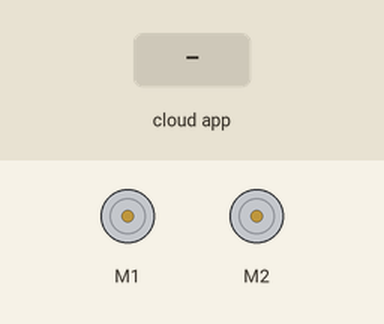
Recording of a sketch running on a simulated Arduino Uno, built with avr-gcc and run on an emulated ATmega328P. On the bench: 2 × DC motor (green arrow = forward, orange = backward, longer = faster). The inputs (shaded band) are chosen by the test bench. The ROS host is connected and sends only what is stated.

Above: at 1.8 s.
1.9 s: the phone or cloud app sets linear.x to -100
At 2.4 s:
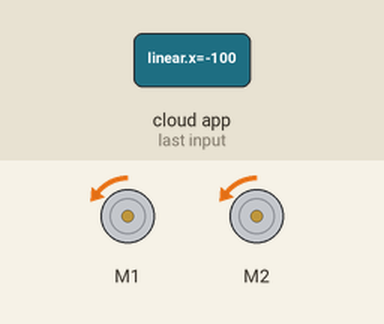
3.5 s: the phone or cloud app sets angular.z to -100
At 4.0 s:
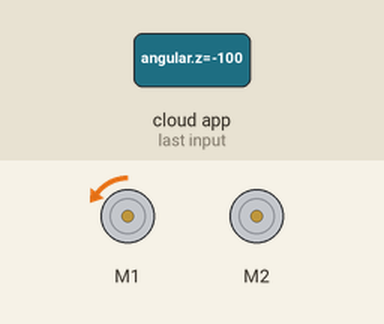
5.0 s: the phone or cloud app sets linear.x to 0
At 5.5 s:
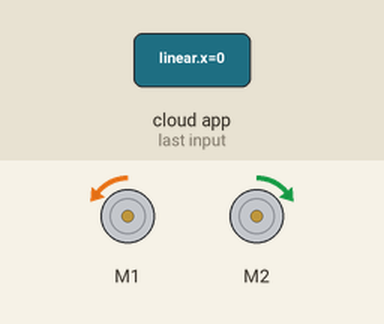
6.5 s: the phone or cloud app sets angular.z to 100
At 7.1 s:
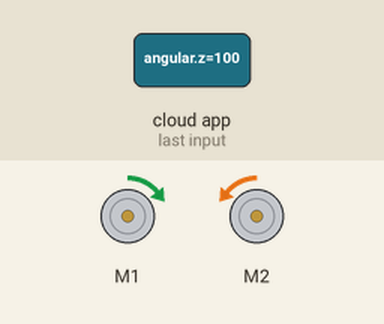
Timing chart, 0 to 9.0 s (numbered marks = the images above; inputs shaded):
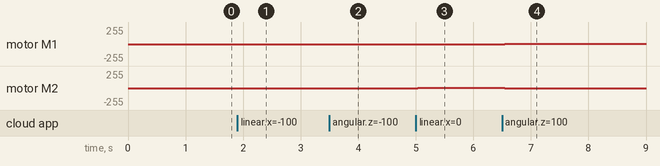

Measured:
- after the input at 1.9 s, motor M1, motor M2: stopped → backward 2/255 after 0.12 s
- after the input at 3.5 s, motor M1: backward 2/255 → backward 4/255 at once; motor M2: backward 2/255 → stopped at once
- after the input at 5.0 s, motor M1: backward 4/255 → backward 2/255 at once; motor M2: stopped → forward 2/255 at once
- after the input at 6.5 s, motor M1: backward 2/255 → forward 2/255 after 0.05 s; motor M2: forward 2/255 → backward 2/255 after 0.05 s

The sketch:

ros-robot-base.ino
```cpp
#include <ros.h>
#include <Sabertooth.h>
#include <geometry_msgs/Twist.h>
#include <SoftwareSerial.h>
#define USE_USBCON

SoftwareSerial STSerial(NOT_A_PIN,11);
Sabertooth ST(128, STSerial);

ros::NodeHandle  nh;

void moveRobot(const float x, const float z) {
  ST.drive(x);
  ST.turn(z);
  digitalWrite(LED_BUILTIN, LOW);
}

void cmd_vel_cb(const geometry_msgs::Twist & msg) {
  const float x = msg.linear.x;
  const float z_rotation = msg.angular.z;
  moveRobot(x,z_rotation);

}

ros::Subscriber<geometry_msgs::Twist> sub("cmd_vel", cmd_vel_cb);

void setup() {
  STSerial.begin(57600); // 9600 is the default baud rate for Sabertooth packet serial.
  //ST.autobaud();
  ST.drive(0); // The Sabertooth won't act on mixed mode packet serial commands until
  ST.turn(0);
  nh.initNode();
  nh.subscribe(sub);
 }

int currentTime = millis();

void loop() {
if (millis() - currentTime > 500) {
nh.spinOnce();
currentTime = millis();
}
}
```
